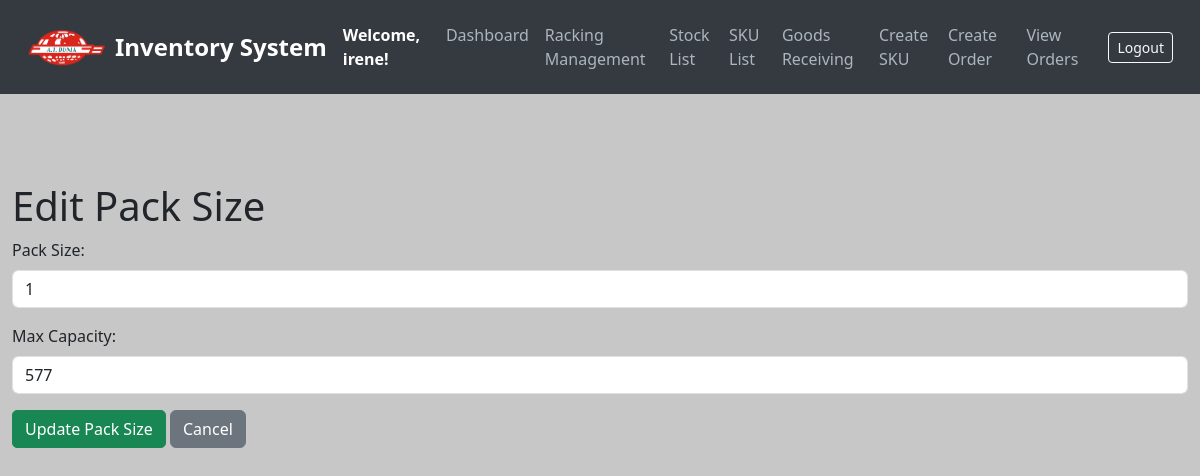
/edit-pack-size/3 (signed in), run on the app's committed database.
### models.py (models this page shows, shortened)
class User(UserMixin, db.Model):
    __tablename__ = 'users'
    id = db.Column(db.Integer, primary_key=True)
    username = db.Column(db.String(80), unique=True, nullable=False)
    email = db.Column(db.String(120), unique=True, nullable=False)
    password = db.Column(db.String(200), nullable=False)  # Store hashed passwords
    date_created = db.Column(db.DateTime, default=get_local_time)
    last_login = db.Column(db.DateTime, nullable=True)
    is_active = db.Column(db.Boolean, default=True)  # For account activation/deactivation
    is_approved = db.Column(db.Boolean, default=False)
    is_admin = db.Column(db.Boolean, default=False)

class PackSize(db.Model):
    __tablename__ = 'pack_sizes'
    id = db.Column(db.Integer, primary_key=True)
    size = db.Column(db.String(50), unique=True, nullable=False)
    max_capacity = db.Column(db.Integer, nullable=False)  # Keep for backward compatibility
    space_units = db.Column(db.Float, nullable=False, default=1.0)  # NEW FIELD

### app.py (the view)
@app.route('/edit-pack-size/<int:pack_id>', methods=['GET', 'POST'])
@login_required
def edit_pack_size(pack_id):
    pack_size = PackSize.query.get_or_404(pack_id)
    if request.method == 'POST':
        pack_size.size = request.form['size']
        pack_size.max_capacity = request.form['max_capacity']
        db.session.commit()
        flash('Pack size updated successfully!', 'success')
        return redirect(url_for('add_sku_html'))
    return render_template('edit_pack_size.html', pack_size=pack_size)

### app.py (called while the page is built)
@login_manager.user_loader
def load_user(user_id):
    return db.session.get(User, int(user_id))

### templates/edit_pack_size.html (shortened to what this page needs)
<!DOCTYPE html>
<html lang="en">
<head>
    <link href="https://cdn.jsdelivr.net/npm/bootstrap@5.3.0/dist/css/bootstrap.min.css" rel="stylesheet">
</head>
<body>
<nav class="navbar navbar-expand-lg navbar-dark">
    <div class="container-fluid">
        <img src="{{ url_for('static', filename='logo_.png') }}" alt="Logo" width="80" height="40" class="me-2">
        <a class="navbar-brand" href="/">Inventory System</a>
        <strong class="text-white">Welcome, {{ current_user.username }}!</strong>
        <div class="collapse navbar-collapse" id="navbarNav">
            <ul class="navbar-nav ms-auto">
                <li class="nav-item"><a class="nav-link" href="/dashboard">Dashboard</a></li>
                <li class="nav-item"><a class="nav-link" href="/create_racking">Racking Management</a></li>
                <li class="nav-item"><a class="nav-link" href="/stocks">Stock List</a></li>
                <li class="nav-item"><a class="nav-link" href="/sku-list">SKU List</a></li>
                <li class="nav-item"><a class="nav-link" href="/create-stock">Goods Receiving</a></li>
                <li class="nav-item"><a class="nav-link" href="/add-sku">Create SKU</a></li>
                <li class="nav-item"><a class="nav-link" href="/create-order">Create Order</a></li>
                <li class="nav-item"><a class="nav-link" href="/orders">View Orders</a></li>
            </ul>
            <form class="d-flex ms-3" action="{{ url_for('logout') }}" method="POST">
                <button class="btn btn-sm btn-outline-light" type="submit">Logout</button>
            </form>
        </div>
    </div>
</nav>
    <div class="container mt-5">
        <h1>Edit Pack Size</h1>
        <form action="{{ url_for('edit_pack_size', pack_id=pack_size.id) }}" method="POST">
            <div class="mb-3">
                <label for="size" class="form-label">Pack Size:</label>
                <input type="text" id="size" name="size" class="form-control" value="{{ pack_size.size }}" required>
            </div>
            <div class="mb-3">
                <label for="max_capacity" class="form-label">Max Capacity:</label>
                <input type="number" id="max_capacity" name="max_capacity" class="form-control" value="{{ pack_size.max_capacity }}" required>
            </div>
            <button type="submit" class="btn btn-success">Update Pack Size</button>
            <a href="{{ url_for('add_sku_html') }}" class="btn btn-secondary">Cancel</a>
        </form>
    </div>
</body>
</html>

### templates/edit_pack_size.html (style rules this page uses)
body { background-color: #C7C7C7; color: #212529; }
.navbar { background-color: #343a40; padding: 15px; }
.navbar-brand { font-weight: bold; color: #fff; font-size: 1.5rem; }
.nav-link { color: #adb5bd; font-weight: 500; }
.container { max-width: 1200px; padding-top: 40px; }
.btn-primary, .btn-success, .btn-danger { border-radius: 5px; transition: all 0.3s ease; }

### data on the page
User: username "irene"
PackSize: size "1", max_capacity "577"
